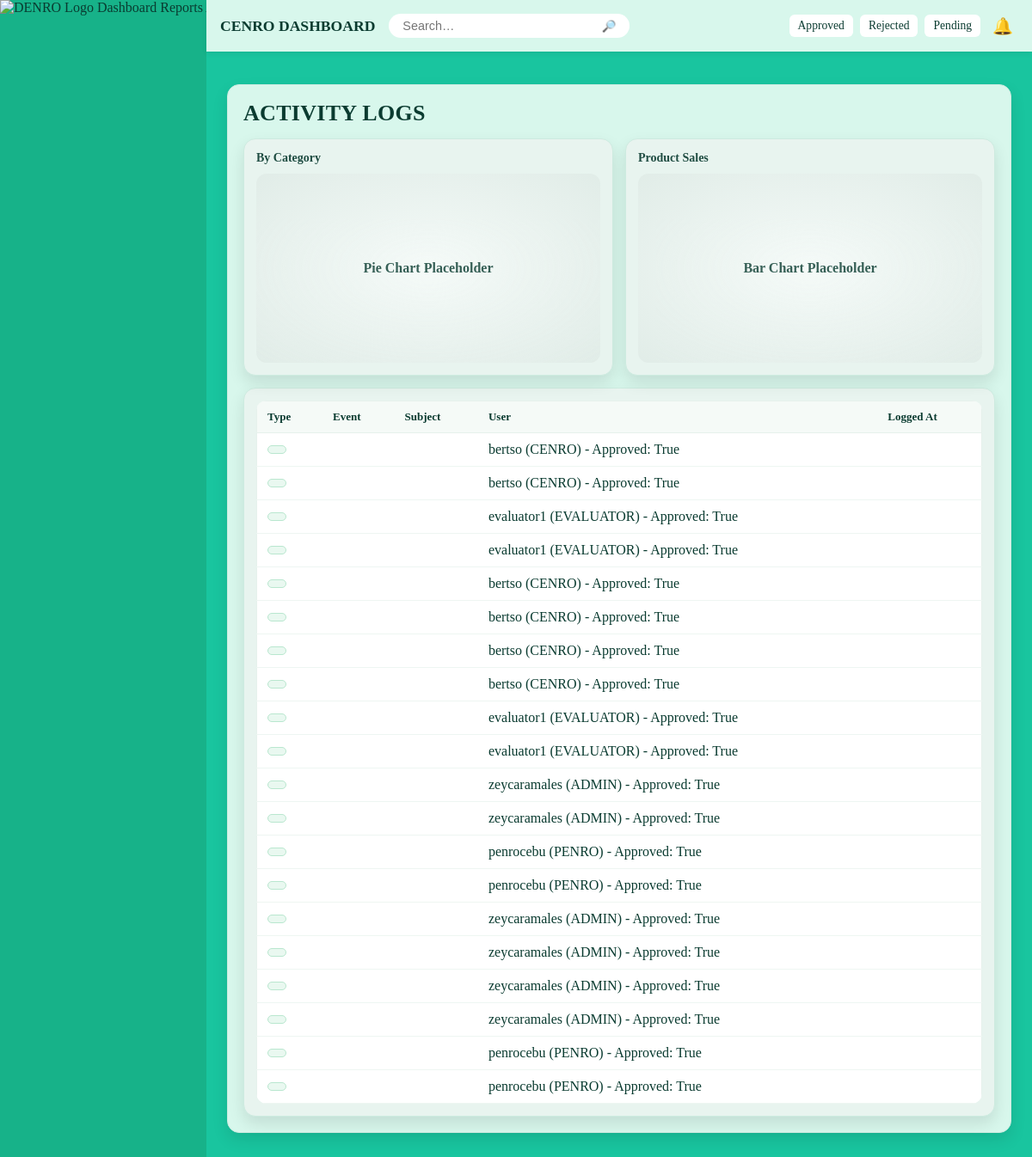
Screenshot of /cenro/activitylogs/ (signed in) with the database file from the repository.
### DENRO/models.py (models this page shows, shortened)
class ActivityLog(models.Model):
    user        = models.ForeignKey(
        settings.AUTH_USER_MODEL,              # ✅ use the string via settings
        on_delete=models.SET_NULL,
        null=True, blank=True,
        related_name="activity_logs",
    )
    action      = models.CharField(max_length=16, choices=ActivityAction.choices)
    details     = models.TextField(blank=True, null=True)
    ip_address  = models.GenericIPAddressField(blank=True, null=True)
    created_at  = models.DateTimeField(auto_now_add=True)
    class Meta:
        ordering = ["-created_at"]
        indexes = [
            models.Index(fields=["-created_at"]),
            models.Index(fields=["action"]),
            models.Index(fields=["user"]),
        ]

class User(AbstractUser):
    class RoleChoices(models.TextChoices):
        SUPER_ADMIN = "SUPER_ADMIN", "Super Admin"
        ADMIN = "ADMIN", "Admin"
        PENRO = "PENRO", "PENRO"
        CENRO = "CENRO", "CENRO"
        EVALUATOR = "EVALUATOR", "Evaluator"
    email = models.EmailField()
    role = models.CharField(
        max_length=20, choices=RoleChoices.choices, default=RoleChoices.ADMIN
    )
    is_approved = models.BooleanField(default=False)
    is_rejected = models.BooleanField(default=False)
    is_deactivated = models.BooleanField(default=False)
    gender = models.CharField(max_length=10, choices=[('Male', 'Male'), ('Female', 'Female')], blank=True, null=True)
    phone_number = models.CharField(max_length=20, blank=True, null=True)
    region = models.CharField(max_length=100, blank=True, null=True)
    profile_pic = models.CharField(max_length=255, blank=True, null=True)
    id_number = models.CharField(max_length=50, blank=True, null=True, unique=True)
    def __str__(self):
        return f"{self.username} ({self.role}) - Approved: {self.is_approved}"

### DENRO/views.py (the view)
# urls.py: path("cenro/activitylogs/", views.cenro_activitylogs, name="CENRO_activitylogs"),
@login_required
@user_passes_test(is_cenro)
def cenro_activitylogs(request):
    notifications, unread_count = get_unread_notifications(request)
    logs_qs = ActivityLog.objects.all().select_related("user").order_by("-created_at")
    q = request.GET.get("q")
    role = request.GET.get("role")
    action = request.GET.get("action")
    dfrom = request.GET.get("from")
    dto = request.GET.get("to")
    if q:
        logs_qs = logs_qs.filter(
            Q(user__username__icontains=q) | Q(details__icontains=q) | Q(action__icontains=q)
        )
    if role:
        logs_qs = logs_qs.filter(user__role=role)
    if action:
        logs_qs = logs_qs.filter(action=action)
    if dfrom:
        logs_qs = logs_qs.filter(created_at__date__gte=dfrom)
    if dto:
        logs_qs = logs_qs.filter(created_at__date__lte=dto)
    paginator = Paginator(logs_qs, 20)
    page_obj = paginator.get_page(request.GET.get("page") or 1)
    metrics = {
        "total_events": logs_qs.count(),
        "unique_users": logs_qs.values("user_id").distinct().count(),
        "errors": logs_qs.filter(action="ERROR").count(),
        "this_week": logs_qs.filter(created_at__gte=now() - timedelta(days=7)).count(),
    }
    total_events_breakdown = dict(logs_qs.values_list("action").annotate(c=Count("id")))
    unique_user_ids = logs_qs.values("user_id").distinct()
    unique_users_breakdown = dict(
        logs_qs.filter(user_id__in=[u["user_id"] for u in unique_user_ids])
        .values_list("action")
        .annotate(c=Count("id"))
    )
    errors_breakdown = dict(
        logs_qs.filter(action="ERROR").values_list("details").annotate(c=Count("id"))
    )
    this_week_qs = logs_qs.filter(created_at__gte=now() - timedelta(days=7))
    this_week_breakdown = dict(this_week_qs.values_list("action").annotate(c=Count("id")))
    context = {
        "logs": page_obj.object_list,
        "page_obj": page_obj,
        "metrics": metrics,
        "action_counts_json": json.dumps(total_events_breakdown),
        "popup_data": {
            "total_events": total_events_breakdown,
            "unique_users": unique_users_breakdown,
            "errors": errors_breakdown,
            "this_week": this_week_breakdown,
        },
        "notifications": notifications,
        "unread_count": unread_count,
    }
    return render(request, "CENRO/CENRO_activitylogs.html", context)

### DENRO/context_processors.py (called while the page is built)
def _normalize_role(raw: Any) -> str:
    if raw is None:
        return ""
    text = str(raw).upper()
    return re.sub(r"[^A-Z]", "", text)

### DENRO/views.py (called while the page is built)
def is_cenro(user):
    return getattr(user, "role", None) == "CENRO"

def get_unread_notifications(request):
    notifications = Notification.objects.filter(user=request.user, is_read=False).order_by("-created_at")
    return notifications, notifications.count()

### DENRO/templates/CENRO/CENRO_activitylogs.html (shortened to what this page needs)
{% extends "base.html" %}
{% load static %}
{% block extra_css %}
<link rel="stylesheet" href="{% static 'styles/cenro_excess.css' %}">
{% endblock %}
{% block content %}
<section class="act panel">
  <h1 class="act__title">ACTIVITY LOGS</h1>
  <div class="act__charts">
    <div class="card">
      <h2 class="card__title">By Category</h2>
      <div class="chart ph">Pie Chart Placeholder</div>
    </div>
    <div class="card">
      <h2 class="card__title">Product Sales</h2>
      <div class="chart ph">Bar Chart Placeholder</div>
    </div>
  </div>
  <div class="card">
    <div class="table-wrap">
      <table class="table table--logs">
        <thead>
          <tr>
            <th>Type</th>
            <th>Event</th>
            <th>Subject</th>
            <th>User</th>
            <th>Logged At</th>
          </tr>
        </thead>
        <tbody>
          {% for log in logs %}
          <tr>
            <td>
              <span class="badge {% if log.type|lower == 'access' %}badge--access{% else %}badge--resource{% endif %}">
              </span>
            </td>
            <td>{{ log.event }}</td>
            <td>{{ log.subject }}</td>
            <td>{{ log.user }}</td>
            <td>{{ log.logged_at }}</td>
          </tr>
          {% empty %}
          <tr><td colspan="5" class="empty">No logs yet.</td></tr>
          {% endfor %}
        </tbody>
      </table>
    </div>
  </div>
</section>
{% endblock %}

### DENRO/static/styles/theme.css (style rules this page uses)
:root { --main-bg: #95FFDB; --bg: #19c59f; --bg-2: #25d3ab; --strip: #17b289; --panel-2: #e8f4ef; --ink: #0a3b30; --muted: #3e6b5f; --radius: 14px; --shadow: 0 8px 18px rgba(0,0,0,.10); --left-strip: 240px; }
html, body { height: 100%; overflow: hidden; margin: 0; box-sizing: border-box; -webkit-font-smoothing: antialiased; -moz-osx-font-smoothing: grayscale; color: var(--ink); }
*, *::before, *::after { box-sizing: inherit; }
body { background: linear-gradient( 90deg, var(--strip) 0 var(--left-strip), var(--bg) var(--left-strip) ); }
.panel { background: var(--panel); border-radius: var(--radius); box-shadow: var(--shadow); }

### DENRO/static/styles/dashboard.css (style rules this page uses)
:root { --main-bg: #19c59f; --color-text: #0a3b30; --color-text-light: #0d5145; --color-accent: #0a3b30; --panel: #d8f7ec; --panel-2: #e8f4ef; --radius: 14px; --left-strip: 240px; }

### DENRO/static/styles/cenro_excess.css (style rules this page uses)
.act.panel { border: 1px solid #cdebe0; border-radius: var(--radius); background: var(--panel); box-shadow: var(--shadow); padding: 18px; min-height: 60vh; }
.act__title { margin: 0 0 14px; font-size: 26px; font-weight: 900; letter-spacing: .3px; color: var(--ink); }
.act__charts { display: grid; grid-template-columns: 1fr 1fr; gap: 14px; margin-bottom: 14px; }
.card { background: var(--panel-2); border: 1px solid #cdebe0; border-radius: var(--radius); box-shadow: var(--shadow); padding: 14px; }
.card__title { margin: 0 0 10px; font-size: 14px; font-weight: 800; color: var(--ink); opacity: .9; }
.chart.ph { height: 220px; border-radius: 12px; background: radial-gradient(ellipse at center, rgba(255,255,255,.7), rgba(0,0,0,.04)); display: grid; place-items: center; color: var(--ink); font-weight: 700; opacity: .8; }
.table-wrap { overflow: auto; border-radius: 12px; }
.table { width: 100%; border-collapse: collapse; background: #fff; border: 1px solid #e6f1ec; border-radius: 12px; }
.table thead th { text-align: left; font-size: 13px; font-weight: 800; color: var(--ink); background: #f5faf7; padding: 10px 12px; border-bottom: 1px solid #e6f1ec; }
.table tbody td { padding: 10px 12px; border-bottom: 1px solid #eef6f2; color: var(--ink); }
.badge { display: inline-block; font-size: 12px; font-weight: 800; padding: 4px 10px; border-radius: 999px; border: 1px solid transparent; }
.badge--resource { background: #e9f8f0; color: #166b4a; border-color: #b9e7cf; }

### rows the page displays
ActivityLog: user "bertso (CENRO) - Approved: True"
ActivityLog: user "bertso (CENRO) - Approved: True"
ActivityLog: user "evaluator1 (EVALUATOR) - Approved: True"
ActivityLog: user "evaluator1 (EVALUATOR) - Approved: True"
ActivityLog: user "bertso (CENRO) - Approved: True"
ActivityLog: user "bertso (CENRO) - Approved: True"
ActivityLog: user "bertso (CENRO) - Approved: True"
ActivityLog: user "bertso (CENRO) - Approved: True"
ActivityLog: user "evaluator1 (EVALUATOR) - Approved: True"
ActivityLog: user "evaluator1 (EVALUATOR) - Approved: True"
ActivityLog: user "zeycaramales (ADMIN) - Approved: True"
ActivityLog: user "zeycaramales (ADMIN) - Approved: True"
ActivityLog: user "penrocebu (PENRO) - Approved: True"
ActivityLog: user "penrocebu (PENRO) - Approved: True"
ActivityLog: user "zeycaramales (ADMIN) - Approved: True"
ActivityLog: user "zeycaramales (ADMIN) - Approved: True"
ActivityLog: user "zeycaramales (ADMIN) - Approved: True"
ActivityLog: user "zeycaramales (ADMIN) - Approved: True"
ActivityLog: user "penrocebu (PENRO) - Approved: True"
ActivityLog: user "penrocebu (PENRO) - Approved: True"
